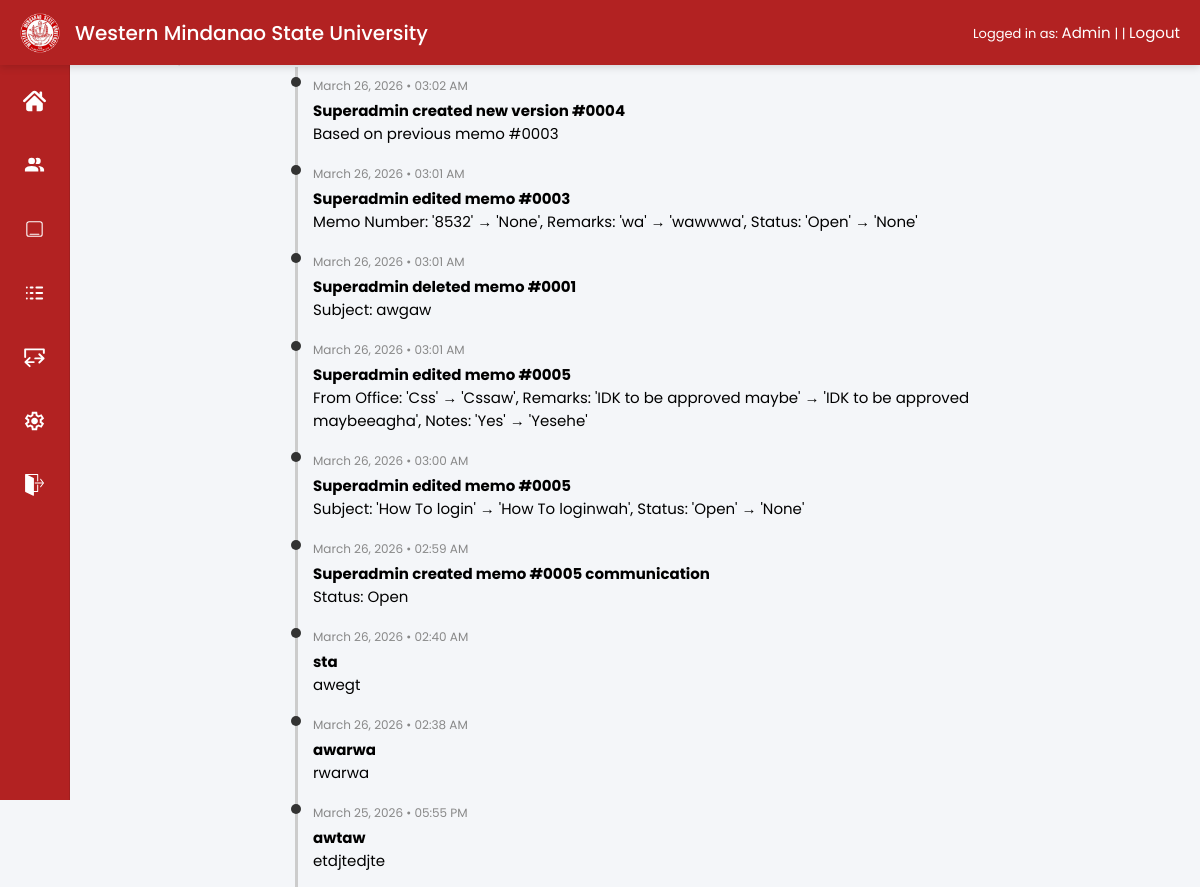
Before: /admin/logs (signed in, upper part) with the older database file.
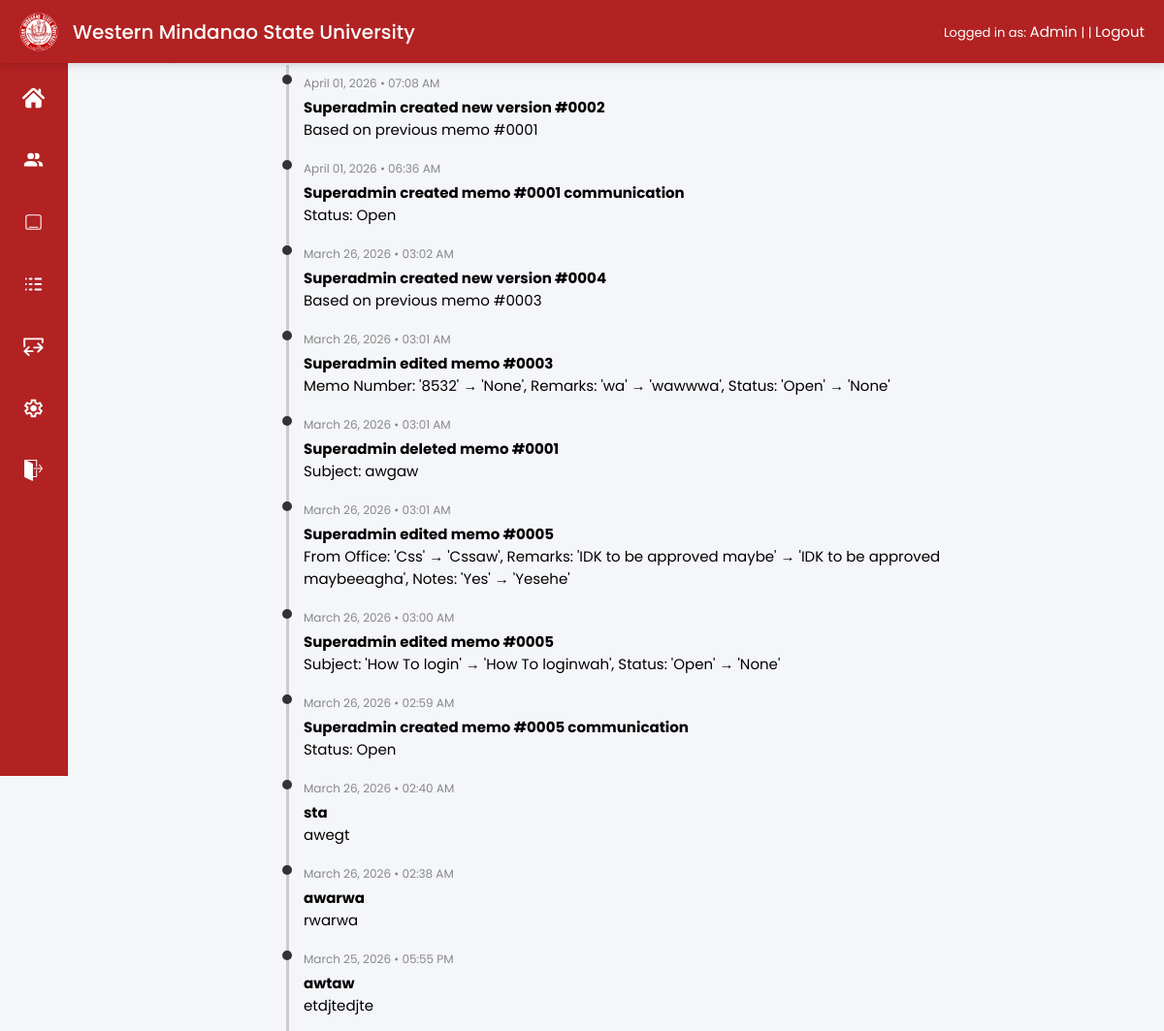
After: the same page with the newer database file.
### app/models/log_entry.py (models this page shows)
class LogEntry(db.Model):
    __tablename__ = "log_entries"
    id = db.Column(db.Integer, primary_key=True)
    serial_number = db.Column(db.Integer, unique=True, nullable=False)
    date = db.Column(db.Date)
    remarks = db.Column(db.String(255))
    notes = db.Column(db.Text)
    encoded_at = db.Column(db.DateTime, default=datetime.utcnow)
    memo_id = db.Column(db.Integer, db.ForeignKey("memos.id"))
    user_id = db.Column(
        db.Integer,
        db.ForeignKey("users.id", name="fk_log_entries_user_id"),
        nullable=True   # 👈 TEMPORARY
    )
    user = db.relationship("User", backref="logs")

### app/routes/admin.py (the view)
@admin_bp.route("/logs")
@login_required
def logs_page():
    logs = LogEntry.query.order_by(LogEntry.encoded_at.desc()).all()
    return render_template("admin/logs.html", logs=logs)

### app/__init__.py (called while the page is built)
def create_app():
    app = Flask(__name__)
    app.config.from_object(Config)
    db.init_app(app)
    login_manager.init_app(app)
    migrate.init_app(app, db)
    login_manager.login_view = "auth.login"
    @login_manager.user_loader
    def load_user(user_id):
        return User.query.get(int(user_id))
    app.register_blueprint(main)
    app.register_blueprint(auth_bp)
    app.register_blueprint(secretary_bp)
    app.register_blueprint(admin_bp)
    app.cli.add_command(seed_command)
    app.cli.add_command(seed_memos)
    print(app.url_map)
    return app

### app/templates/admin/logs.html (shortened to what this page needs)
{% extends "base.html" %}
{% block content %}
<h2>Activity Logs</h2>
<div class="timeline">
  {% for log in logs %}
    <div class="timeline-item">
      <div class="timeline-time">
        {{ log.encoded_at.strftime("%B %d, %Y") }} •
        {{ log.encoded_at.strftime("%I:%M %p") }}
      </div>
      <div class="timeline-content">
        <strong>{{ log.remarks }}</strong><br>
        <small>{{ log.notes }}</small>
      </div>
    </div>
  {% endfor %}
</div>
{% endblock %}

Changed rows visible on the page:
added LogEntry: encoded_at "April 01, 2026", encoded_at "07:08 AM", remarks "Superadmin created new version #0002", notes "Based on previous memo #0001"
added LogEntry: encoded_at "April 01, 2026", encoded_at "06:36 AM", remarks "Superadmin created memo #0001 communication", notes "Status: Open"
